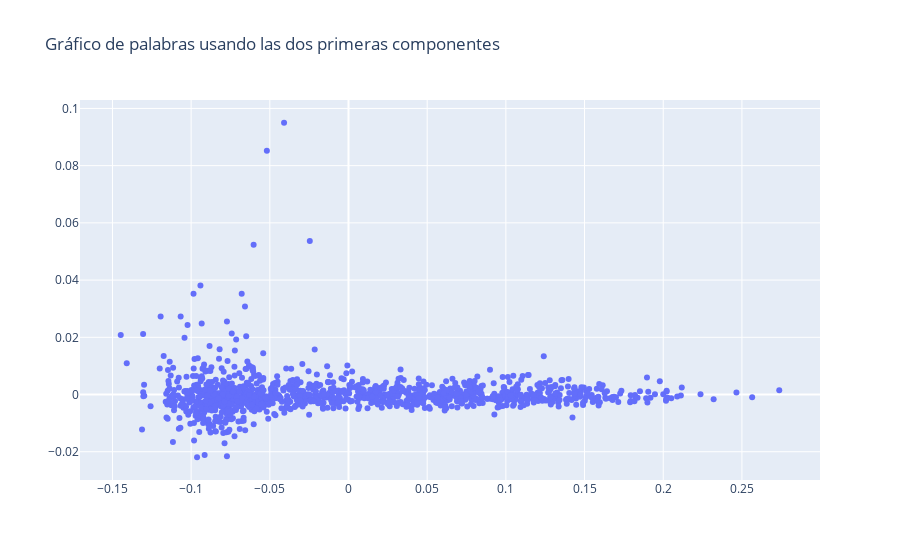

Notebook code for this chart:
### Code cell
trace = go.Scatter(x=result['X'].values,
                   y=result['Y'].values,
                   text=result['Palabra'].values,
                   mode='markers') 

layout = go.Layout(title="Gráfico de palabras usando las dos primeras componentes")

fig = go.Figure(data=trace, layout=layout)
iplot(fig)

### Figure 1 — Plotly figure (JSON) as saved in the notebook; plotly's stock layout.template omitted (floating-point values rounded to 4 significant figures; data arrays with more than 128 entries replaced by an {"elided": "..."} marker saying what was removed)
{"data": [{"mode": "markers", "text": {"elided": "1193 str values"}, "type": "scatter", "x": {"elided": "1193 float values"}, "y": {"elided": "1193 float values"}}], "layout": {"title": {"text": "Gráfico de palabras usando las dos primeras componentes"}}}
